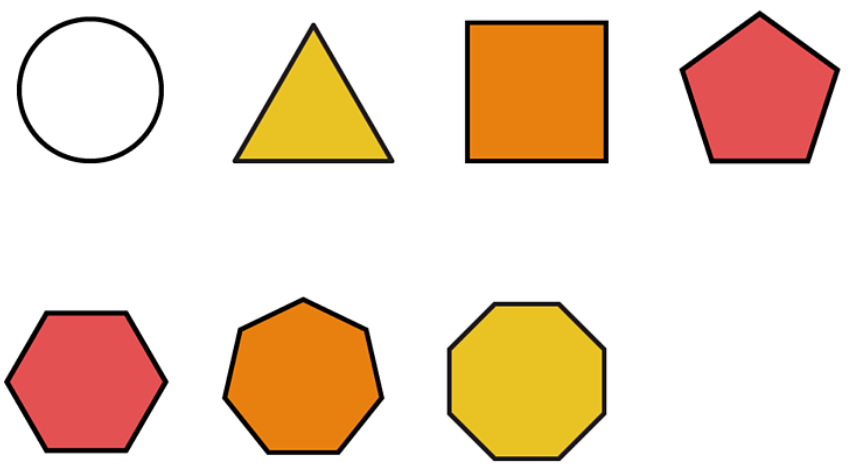
#> input picture sekil.png, 858 x 475 px
$ jupyter execute conturlar.ipynb
#> lines starting #> are read from the running program, lines starting #| are printed output that depends on the picture; after the words box and inside, x2 and y2 are one past the last pixel; in counts of white or black regions, pixels touching at a corner belong together
Bu dersimizde konturları öğreneceğiz. Kontur aslında renkler arasındaki farklara verilen addır.

[cell 1]
import cv2
import numpy as np
resim=cv2.imread("sekil.png")
#> resim is the input picture: shape (475, 858, 3); mean B, G, R 196.8, 217.3, 239.5
#resmi griye çevirelim
gray=cv2.cvtColor(resim,cv2.COLOR_BGR2GRAY)
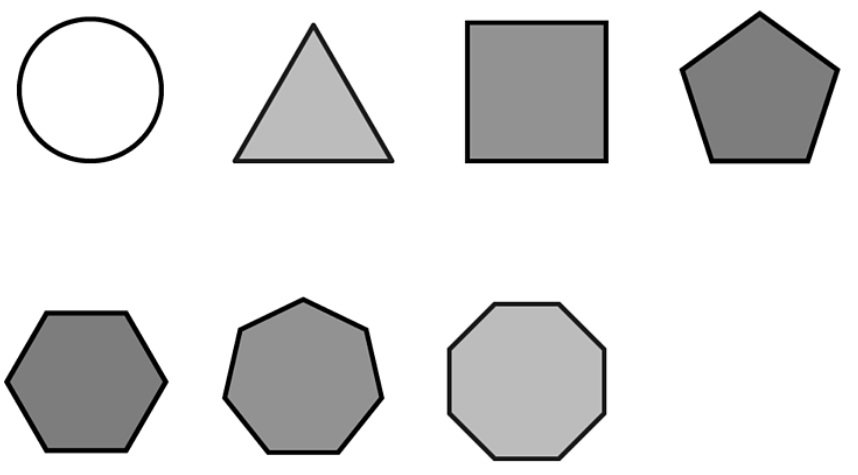
#> gray: shape (475, 858); min 0, max 255, mean 221.5
#gri resmin köşelerini bulalım
canny=cv2.Canny(gray,150,150)
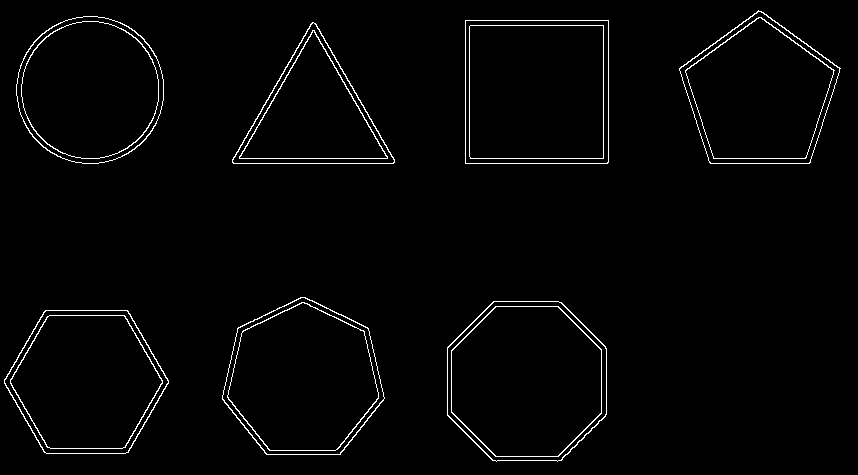
#> canny: shape (475, 858); 2% white in thin lines or dots
#bulunan cannyye göre şekilleri bulalım
contours,_=cv2.findContours(canny,cv2.RETR_EXTERNAL,cv2.CHAIN_APPROX_NONE)
#> contours = 7 contours; box (x1, y1, x2, y2) and area: (447, 301, 607, 462) 21118, (465, 20, 609, 164) 20448, (222, 297, 385, 455) 18982, (4, 310, 169, 454) 17731, (679, 10, 841, 164) 17099, (16, 16, 164, 164) 17025, (232, 22, 395, 164) 11907
#daha sonra bütün şekilleri gezelim
for cnt in contours:
    cv2.drawContours(resim,cnt,-1,(0,0,255),5)
    cv2.imshow("Canny",canny)
#> this loop made 7 passes
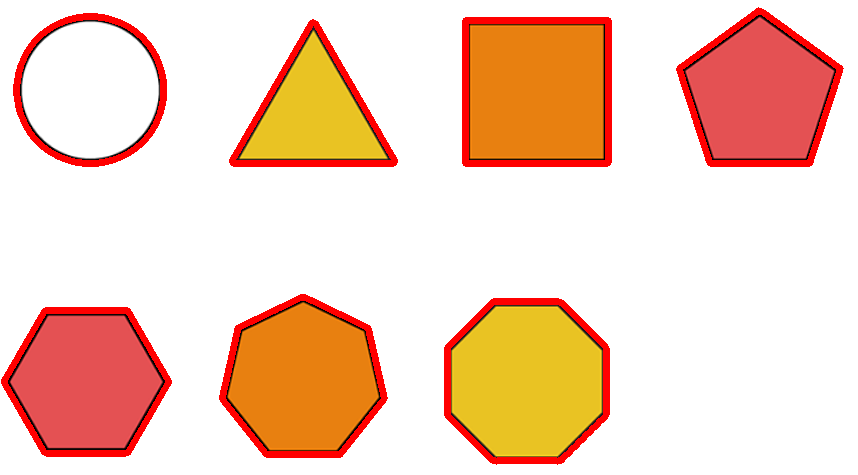
#> resim: shape (475, 858, 3); 5.79% of pixels changed, all inside (x1, y1, x2, y2) = (1, 7, 844, 465)
cv2.imshow("Resim",resim)
cv2.waitKey(0)
cv2.destroyAllWindows()

Yukardaki kodu biraz değiştirerek köşe sayısını bulalım bunun için kullanılan kod
 approx=cv2.approxPolyDP(cnt,0.01*cv2.arcLength(cnt,True),True)
  kose_sayisi=len(approx

 Köşe sayısını yazdırmak için de cv2.putText fonksiyonunu kullanacağız.
 Bundan önce şekilleri x,y,w,h değerlerini almalıyız
 x,y-->şeklin sol üst tarafı biz bunu şeklin ortasında yazdırmak için
 x,y,w,h=cv2.boundingRect(approx)
        cv2.putText(resim,str(kose_sayisi),(x+int(w/2),y+int(h/2)),)

[cell 2]
import cv2
import numpy as np
resim=cv2.imread("sekil.png")
#resmi griye çevirelim
gray=cv2.cvtColor(resim,cv2.COLOR_BGR2GRAY)
#gri resmin köşelerini bulalım
canny=cv2.Canny(gray,150,150)
#bulunan cannyye göre şekilleri bulalım
contours,_=cv2.findContours(canny,cv2.RETR_EXTERNAL,cv2.CHAIN_APPROX_NONE)
#daha sonra bütün şekilleri gezelim
for cnt in contours:
    cv2.drawContours(resim,cnt,-1,(0,0,255),5)
    approx=cv2.approxPolyDP(cnt,0.01*cv2.arcLength(cnt,True),True)
    kose_sayisi=len(approx)
    x,y,w,h=cv2.boundingRect(approx)
    cv2.putText(resim,str(kose_sayisi),(x+int(w/2),y+int(h/2)),cv2.FONT_HERSHEY_COMPLEX,1,(255,0,0))
    cv2.imshow("Canny",canny)
#> this loop made 7 passes
#> (kose_sayisi, x, y, w, h) on passes 1, 2, 3, 6, 7: (6, 4, 310, 165, 144), (8, 447, 301, 160, 160), (7, 222, 297, 163, 158), (15, 16, 16, 148, 148), (5, 679, 10, 162, 154)
#> (approx, kose_sayisi, x, y, w, h) on passes 4 to 5: ([[312, 22], [232, 162], [393, 163]], 3, 232, 22, 162, 142), ([[465, 20], [465, 163], [607, 163], [608, 20]], 4, 465, 20, 144, 144)
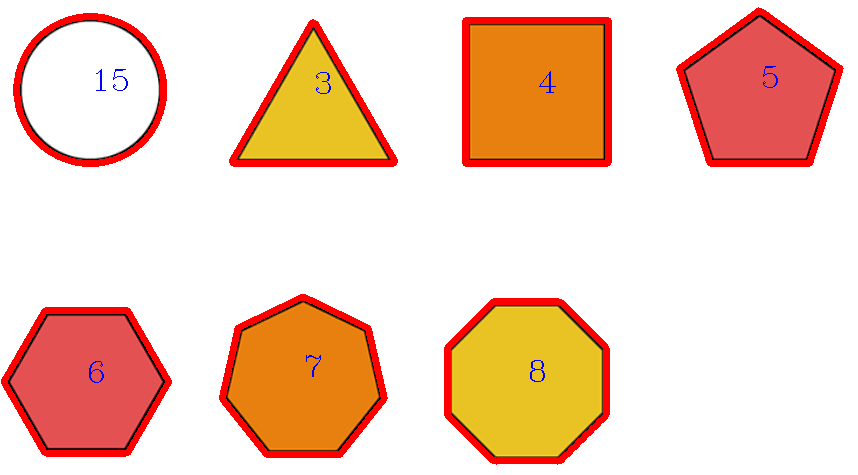
#> resim: shape (475, 858, 3); 5.95% of pixels changed, all inside (x1, y1, x2, y2) = (1, 7, 844, 465)
cv2.imshow("Resim",resim)
cv2.waitKey(0)
cv2.destroyAllWindows()
